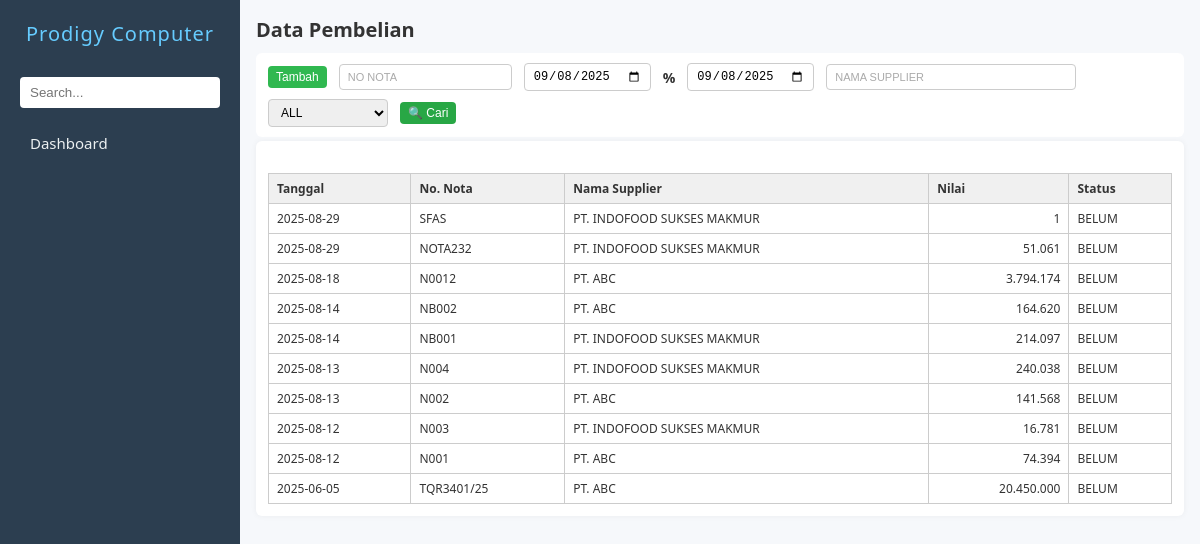
/pembelian.php, run on an earlier commit of the app's database.
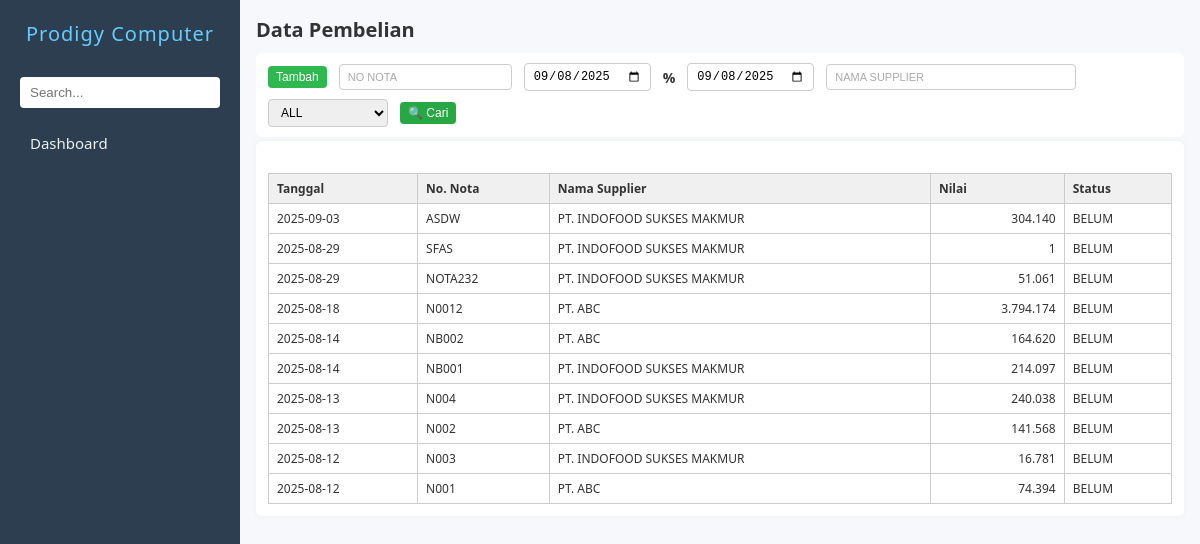
And on a later commit of the database.
### tables this page shows
CREATE TABLE `zbeli` (
  `nonota` char(30) DEFAULT NULL,
  `tgl` date DEFAULT NULL,
  `kodesup` char(10) DEFAULT NULL,
  `kodegd` char(10) NOT NULL,
  `nilai` double DEFAULT 0,
  `lunas` int(11) DEFAULT 0,
  `tgltempo` date DEFAULT NULL,
  `ppn` double(10,2) DEFAULT 0.00,
  `hppn` double(10,2) DEFAULT 0.00,
  `disc1` double(10,2) DEFAULT 0.00,
  `hdisc1` double(10,2) DEFAULT 0.00,
  `disc2` double(10,2) DEFAULT 0.00,
  `hdisc2` double(10,2) DEFAULT 0.00,
  `disc3` double(10,2) DEFAULT 0.00,
  `hdisc3` double(10,2) DEFAULT 0.00,
  `ket` varchar(1000) DEFAULT NULL,
  `operator` char(10) DEFAULT '',
  `logtime` timestamp NOT NULL DEFAULT current_timestamp()
);

CREATE TABLE `zsupplier` (
  `kodesup` char(10) NOT NULL,
  `namasup` tinytext NOT NULL,
  `alamat` tinytext NOT NULL,
  `kota` tinytext NOT NULL,
  `ktp` char(20) NOT NULL,
  `npwp` char(30) NOT NULL
);

### pembelian.php (the view, shortened to what this page needs)
<?php
include 'koneksi.php';
$query = mysqli_query($conn, "
    SELECT zbeli.tgl, zbeli.nonota, zsupplier.namasup, zbeli.nilai, zbeli.lunas
    FROM zbeli
    JOIN zsupplier ON zbeli.kodesup = zsupplier.kodesup
    ORDER BY zbeli.tgl DESC, zbeli.nonota DESC
    LIMIT 10
");
?>
<!DOCTYPE html>
<html lang="en">
<head>
    <link rel="stylesheet" href="navbar.css" />
    <link rel="stylesheet" href="form.css" />
</head>
<body>
    <?php
    include 'navbar.php';
    $hakUbah   = $aksesEdit['tambah'];?>
    <main>
        <h2>Data Pembelian</h2>
        <div class="action-bar">
            <button type="button" name="btnTambah" id="btnTambah" class="action-btn tambah" onclick="cekAkses()">Tambah</button>
            <input type="text" name="noNota" id="inputNoNota" placeholder="No Nota" style="text-transform: uppercase;">
            <input type="date" name="tgl1" id="inputTgl1">
            <span>%</span>
            <input type="date" name="tgl2" id="inputTgl2">
            <input type="text" name="namasup" id="inputNamasup" placeholder="Nama supplier" class="medium-input" style="text-transform: uppercase;">
            <select name="statusBayar" id="statusBayar">
                <option value="all">ALL</option>
            </select>
            <button type="button" name="btnSearch" id="btnSearch" class="action-btn cari" onclick="triggerSearch()">🔍 Cari</button>
        </div>
        <form id="pembelianForm" action="prosespembelian.php" method="POST" enctype="multipart/form-data" onsubmit="return validateForm()">
            <div id="tabelHasil" class="form-grid" style="margin-top: 20px;">
                <table class="tabel-hasil">
                    <thead>
                        <tr>
                            <th>Tanggal</th>
                            <th>No. Nota</th>
                            <th>Nama Supplier</th>
                            <th>Nilai</th>
                            <th>Status</th>
                        </tr>
                    </thead>
                    <tbody>
                        <?php while ($row = mysqli_fetch_assoc($query)): ?>
                            <tr onclick="tampilkanKonfirmasiEdit('<?= $row['nonota'] ?>')">
                                <td><?= $row['tgl'] ?></td>
                                <td><?= $row['nonota'] ?></td>
                                <td><?= $row['namasup'] ?></td>
                                <td style="text-align: right;"><?= number_format($row['nilai'], 0, ',', '.') ?></td>
                                <td><?= $row['lunas'] ? 'LUNAS' : 'BELUM' ?></td>
                            </tr>
                        <?php endwhile; ?>
                    </tbody>
                </table>
            </div>
        </form>
    </main>
</body>
</html>

What changed in the data, as far as the page shows it:
no longer on this page (row edited): zbeli: tgl "2025-06-05", nonota "TQR3401/25", zsupplier.namasup "PT. ABC", nilai "20.450.000", lunas "BELUM"
added zbeli: tgl "2025-09-03", nonota "ASDW", zsupplier.namasup "PT. INDOFOOD SUKSES MAKMUR", nilai "304.140", lunas "BELUM"
